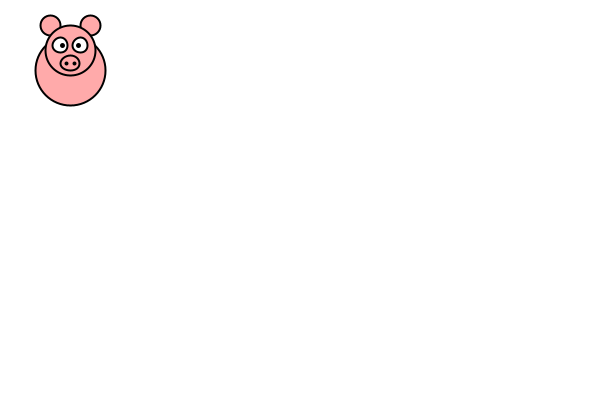
Frame 1 (no input)
Frame 60 (the mouse pressed at the canvas centre just before this capture): identical to frame 1, image omitted
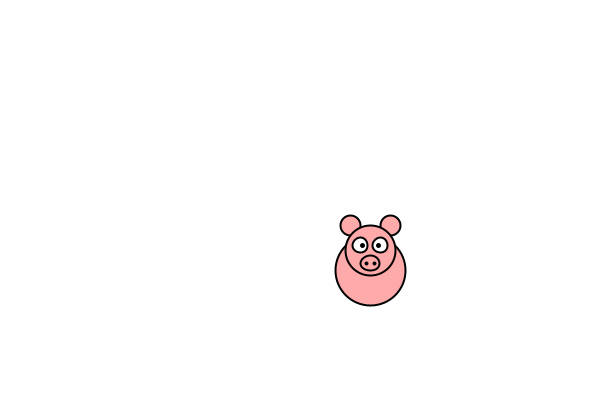
Frame 120 (the mouse held since frame 60 and released just before this capture)

The Processing sketch that drew these frames (run headless with seeded random() and noise(); from frame 60 on, the mouse is pressed at the canvas centre):

// Processing sketch: Rikkie_Pig
// ── Rikkie_Pig.pde
void setup()
{
  size(600,400);
  smooth();
  println("Rikkie the Pig");
  //Change the X's and Y's equally
}

void draw()
{
  background(255);
  //Rikkie's Body
  fill(255,170,170); //Pink color
  strokeWeight(2);
  ellipseMode(CENTER);
  ellipse(mouseX+70,mouseY+70,70,70);
  
  //Rikkie's Ears
  ellipseMode(CENTER);
  ellipse(mouseX+50,mouseY+25,20,20); //Right Ear
  ellipse(mouseX+90,mouseY+25,20,20); //Left Ear
  
  //Rikkie's Head
  ellipseMode(CENTER);
  ellipse(mouseX+70,mouseY+50,50,50);
  
  //Rikkie's Nose
  ellipseMode(CENTER); 
  ellipse(mouseX+70,mouseY+63,19,15);
  
  //Rikkie's Eyes
  fill(255);
  ellipseMode(CENTER);
  ellipse(mouseX+60,mouseY+45,15,15);
  ellipse(mouseX+80,mouseY+45,15,15);
  
  //Rikkie's Points
  fill(0);
  strokeWeight(5);
  point(mouseX+62,mouseY+45); //Right Eye
  point(mouseX+78,mouseY+45); //Left Eye
  strokeWeight(4);
  point(mouseX+66,mouseY+63); //Right Nose Hole
  point(mouseX+74,mouseY+63); //Left Nose Hole
}
